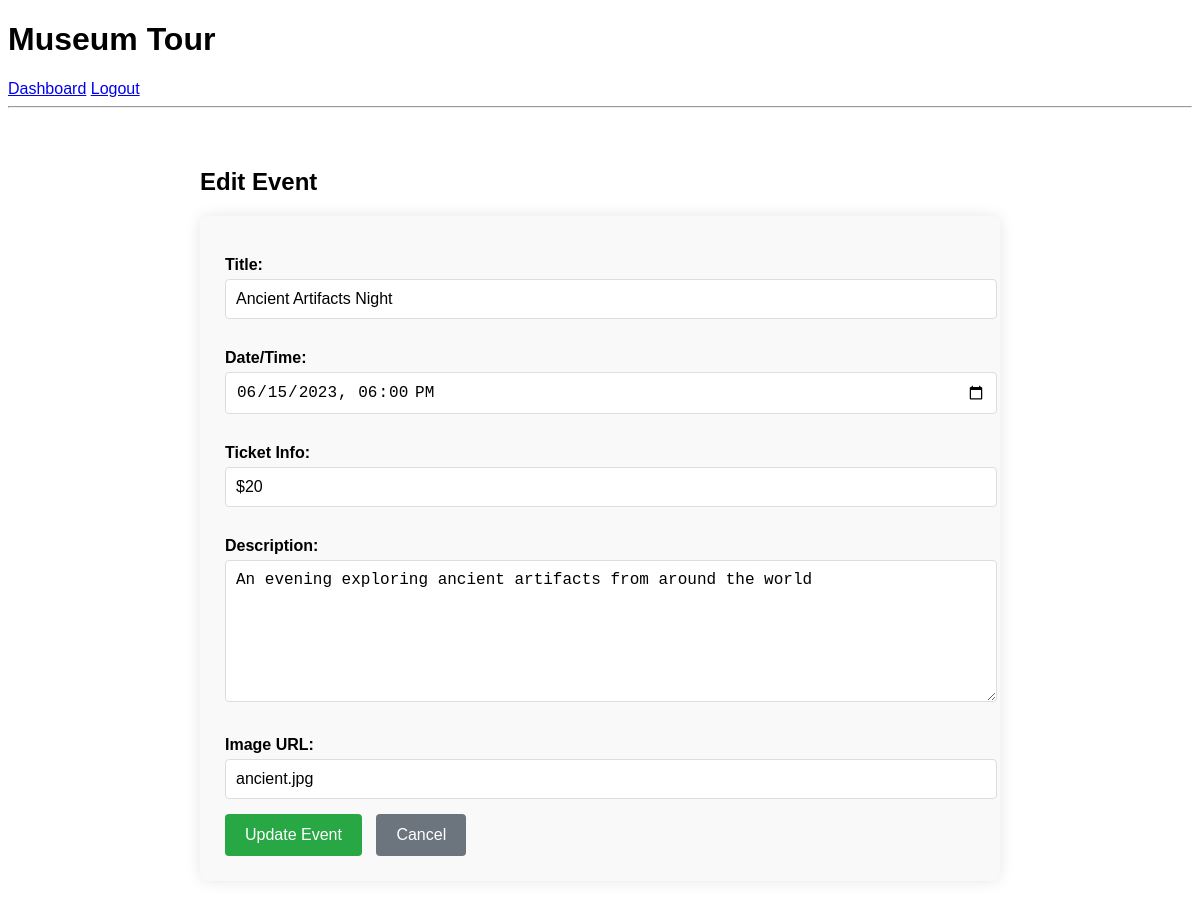
Page /edit_event.php?id=1 (signed in) on the committed database.
### tables this page shows
CREATE TABLE Events (
   Id          int PRIMARY KEY AUTO_INCREMENT,
   title       varchar(250) NOT NULL,
   eventDate   datetime NOT NULL,
   tickets     varchar(250),
   description text,
   image       varchar(250)
);

### edit_event.php (the view, shortened to what this page needs)
<?php
include('includes/database.php');
include('includes/header.php');
if (isset($_GET['id'])) {
    $query = 'SELECT * FROM Events WHERE Id = '.(int)$_GET['id'];
    $result = mysqli_query($connect, $query);
    $event = mysqli_fetch_assoc($result);
}
?>
<div class="container">
    <h2>Edit Event</h2>
    <form method="post">
        <label>Title:</label>
        <input type="text" name="title" value="<?php echo htmlspecialchars($event['title']); ?>" required>
        <label>Date/Time:</label>
        <input type="datetime-local" name="eventDate"
               value="<?php echo date('Y-m-d\TH:i', strtotime($event['eventDate'])); ?>" required>
        <label>Ticket Info:</label>
        <input type="text" name="tickets" value="<?php echo htmlspecialchars($event['tickets']); ?>"
               placeholder="e.g., Free, $20, etc.">
        <label>Description:</label>
        <textarea name="description" rows="4"><?php echo htmlspecialchars($event['description']); ?></textarea>
        <label>Image URL:</label>
        <input type="text" name="image" value="<?php echo htmlspecialchars($event['image']); ?>"
               placeholder="e.g., event.jpg">
        <button type="submit" name="update_event">Update Event</button>
        <a href="events.php" class="cancel-btn">Cancel</a>
    </form>
</div>
<?php include('includes/footer.php');

### styles.css (style rules this page uses)
body { font-family: 'Trebuchet MS', 'Lucida Sans Unicode', 'Lucida Grande', 'Lucida Sans', Arial, sans-serif; }
.container { max-width: 800px; margin: 20px auto; padding: 20px; }
form { background: #f9f9f9; padding: 25px; border-radius: 8px; box-shadow: 0 0 15px rgba(0,0,0,0.1); }
label { display: block; margin: 15px 0 5px; font-weight: 600; }
input[type="text"], input[type="datetime-local"], textarea { width: 100%; padding: 10px; margin-bottom: 15px; border: 1px solid #ddd; border-radius: 4px; font-size: 16px; }
textarea { min-height: 120px; resize: vertical; }
button[type="submit"] { background: #28a745; color: white; padding: 12px 20px; border: none; border-radius: 4px; cursor: pointer; font-size: 16px; margin-right: 10px; }
.cancel-btn { display: inline-block; padding: 12px 20px; background: #6c757d; color: white; text-decoration: none; border-radius: 4px; font-size: 16px; }

### rows in the picture
events: title "Ancient Artifacts Night", eventDate "06/15/2023 18:00", tickets "$20", description "An evening exploring ancient artifacts from around the world", image "ancient.jpg"
